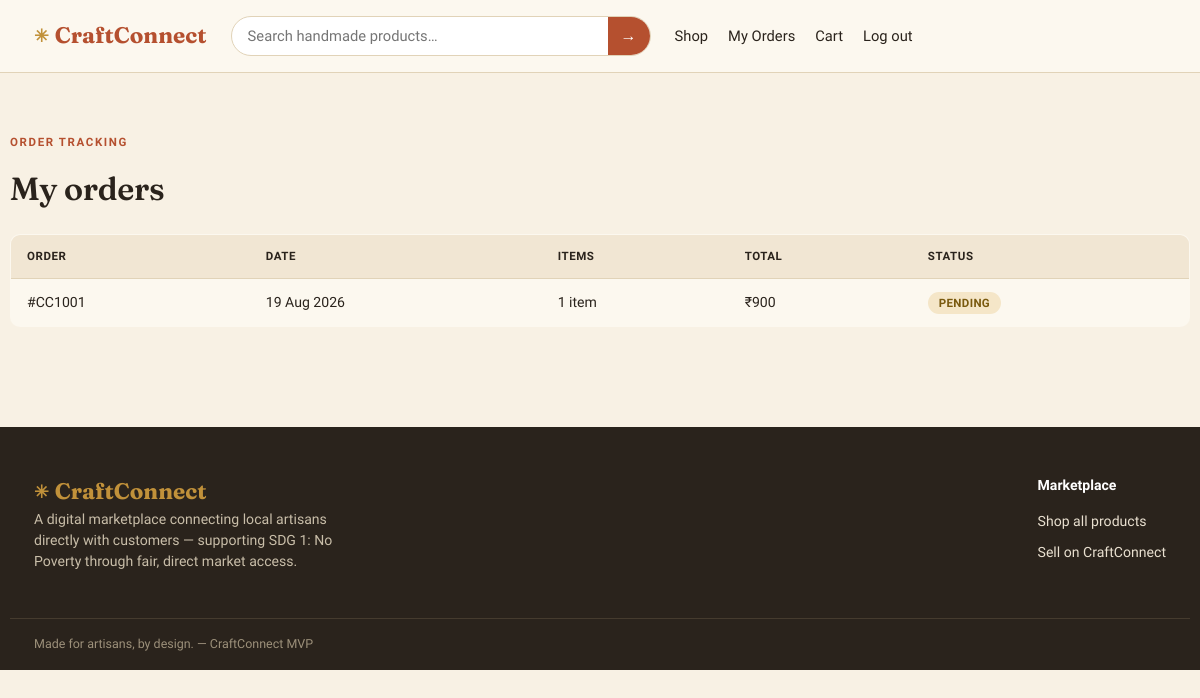
The page /my-orders (signed in) on the database as committed earlier.
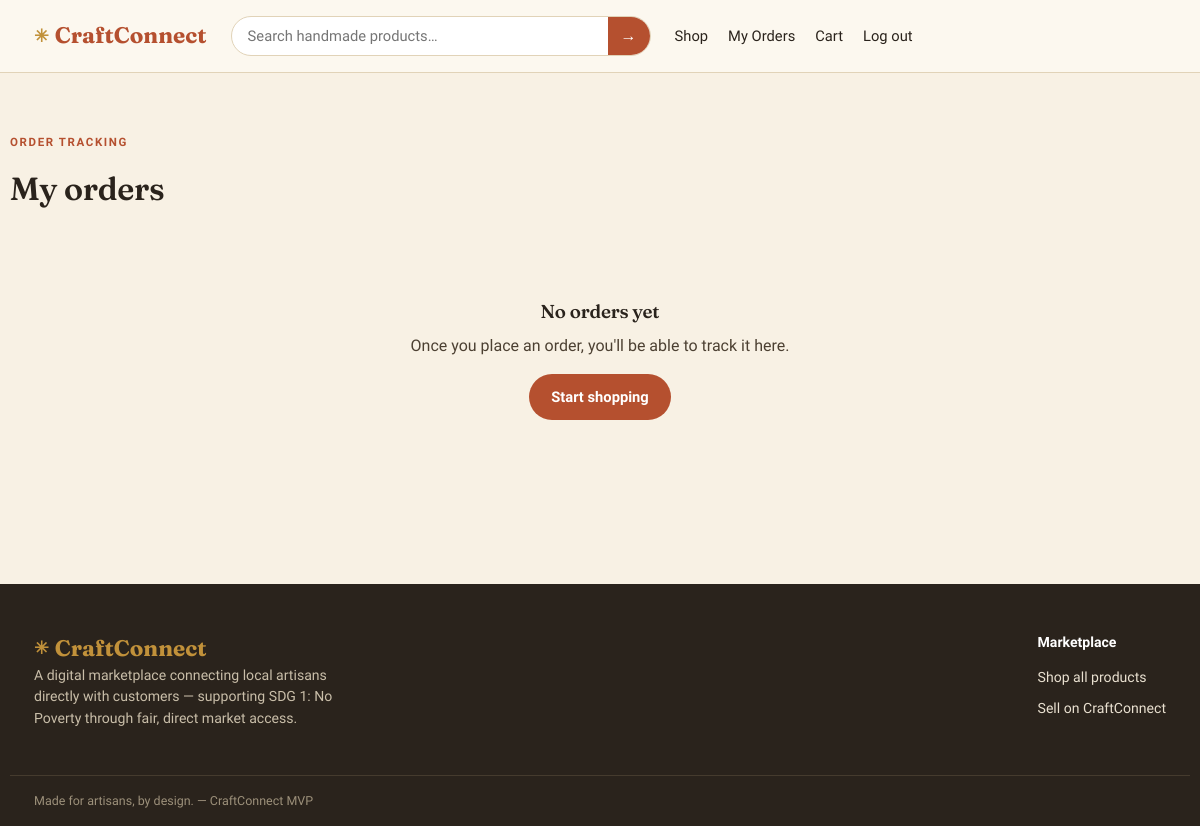
The same page on the database as committed later.
### models.py (models this page shows)
class Order(db.Model):
    __tablename__ = "orders"
    id = db.Column(db.Integer, primary_key=True)
    customer_id = db.Column(db.Integer, db.ForeignKey("users.id"), nullable=False)
    total_amount = db.Column(db.Float, nullable=False)
    payment_method = db.Column(db.String(30), default="COD")
    payment_status = db.Column(db.String(20), default="PENDING")  # PENDING / SUCCESS
    order_status = db.Column(db.String(20), default="Pending")  # Pending/Preparing/Shipped/Delivered
    shipping_address = db.Column(db.String(255), default="")
    created_at = db.Column(db.DateTime, default=datetime.utcnow)
    items = db.relationship("OrderItem", backref="order", lazy=True)

### app.py (the view)
    @app.route("/my-orders")
    @login_required
    def my_orders():
        orders = Order.query.filter_by(customer_id=current_user.id).order_by(Order.created_at.desc()).all()
        return render_template("my_orders.html", orders=orders)

### templates/my_orders.html (shortened to what this page needs)
{% extends "base.html" %}
{% block content %}
<div class="wrap dash-header">
  <span class="eyebrow">Order tracking</span>
  <h1>My orders</h1>
</div>
<div class="wrap section" style="padding-top:0">
  {% if orders %}
  <table class="data-table">
    <thead>
      <tr><th>Order</th><th>Date</th><th>Items</th><th>Total</th><th>Status</th></tr>
    </thead>
    <tbody>
      {% for o in orders %}
      <tr>
        <td>#CC{{ 1000 + o.id }}</td>
        <td>{{ o.created_at.strftime('%d %b %Y') }}</td>
        <td>{{ o.items|length }} item{{ 's' if o.items|length != 1 else '' }}</td>
        <td>₹{{ "%.0f"|format(o.total_amount) }}</td>
        <td><span class="badge badge-{{ o.order_status|lower }}">{{ o.order_status }}</span></td>
      </tr>
      {% endfor %}
    </tbody>
  </table>
  {% else %}
  <div class="empty-state">
    <h3>No orders yet</h3>
    <p>Once you place an order, you'll be able to track it here.</p>
    <a href="{{ url_for('products') }}" class="btn">Start shopping</a>
  </div>
  {% endif %}
</div>
{% endblock %}

Rows that differ between the two databases and show on the page:
removed Order: 1000+o.id "1001", created_at "19 Aug 2026", items|length "1", total_amount "900", order_status "PENDING"
Other text that changed with them:
text no longer shown: "ORDER DATE ITEMS TOTAL STATUS"
text now shown: "No orders yet Once you place an order, you'll be able to track it here. Start shopping"
